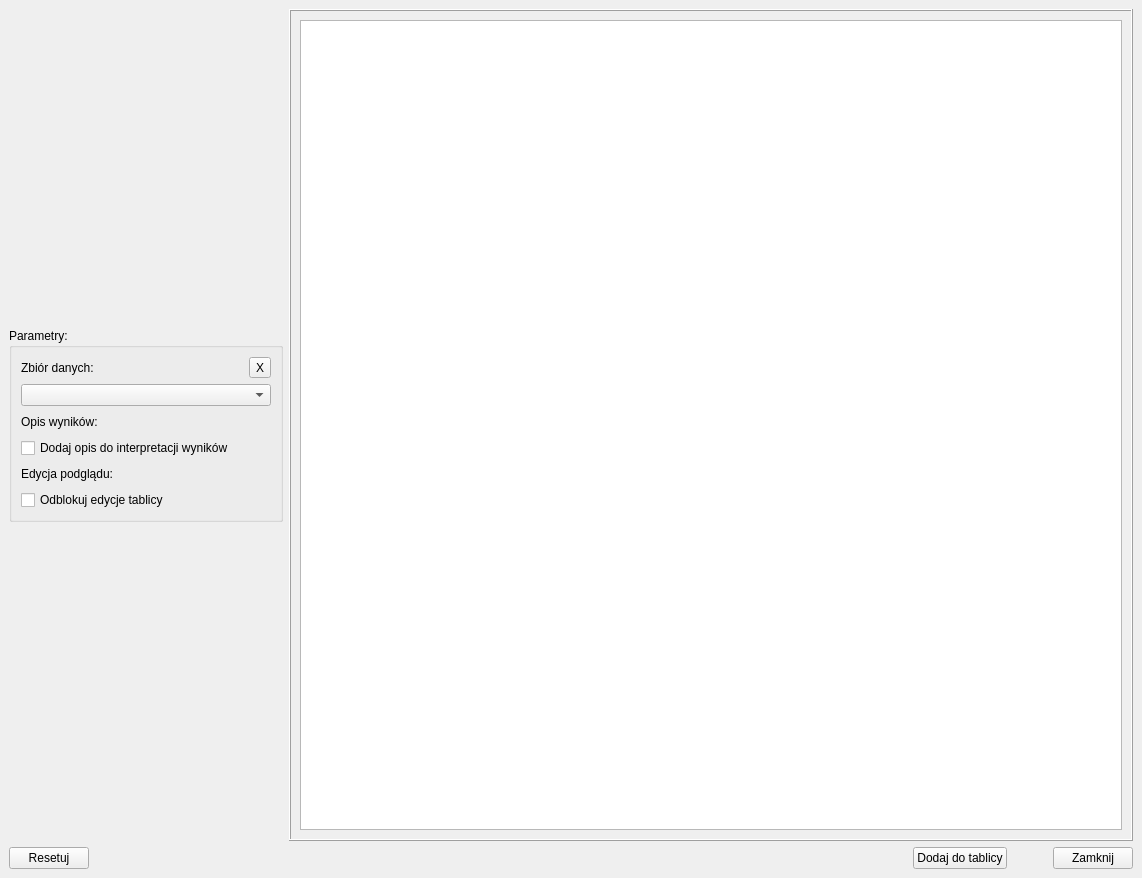
<?xml version="1.0" encoding="UTF-8"?>
<ui version="4.0">
 <class>MainWindow_Test_Lillieforsa</class>
 <widget class="QMainWindow" name="MainWindow_Test_Lillieforsa">
  <property name="windowModality">
   <enum>Qt::ApplicationModal</enum>
  </property>
  <property name="geometry">
   <rect>
    <x>0</x>
    <y>0</y>
    <width>1142</width>
    <height>878</height>
   </rect>
  </property>
  <property name="windowTitle">
   <string>Test Lillieforsa</string>
  </property>
  <widget class="QWidget" name="centralwidget">
   <layout class="QVBoxLayout" name="verticalLayout_12">
    <item>
     <layout class="QHBoxLayout" name="horizontalLayout_2">
      <item>
       <layout class="QHBoxLayout" name="horizontalLayout">
        <item>
         <layout class="QVBoxLayout" name="verticalLayout_2">
          <item>
           <spacer name="verticalSpacer_2">
            <property name="orientation">
             <enum>Qt::Vertical</enum>
            </property>
            <property name="sizeHint" stdset="0">
             <size>
              <width>20</width>
              <height>40</height>
             </size>
            </property>
           </spacer>
          </item>
          <item>
           <widget class="QGroupBox" name="groupBox">
            <property name="sizePolicy">
             <sizepolicy hsizetype="Fixed" vsizetype="Fixed">
              <horstretch>0</horstretch>
              <verstretch>0</verstretch>
             </sizepolicy>
            </property>
            <property name="title">
             <string>Parametry:</string>
            </property>
            <layout class="QVBoxLayout" name="verticalLayout_13">
             <item>
              <layout class="QVBoxLayout" name="verticalLayout_3">
               <item>
                <layout class="QHBoxLayout" name="horizontalLayout_3">
                 <item>
                  <widget class="QLabel" name="label">
                   <property name="text">
                    <string>Zbiór danych:</string>
                   </property>
                  </widget>
                 </item>
                 <item>
                  <spacer name="horizontalSpacer">
                   <property name="orientation">
                    <enum>Qt::Horizontal</enum>
                   </property>
                   <property name="sizeHint" stdset="0">
                    <size>
                     <width>40</width>
                     <height>20</height>
                    </size>
                   </property>
                  </spacer>
                 </item>
                 <item>
                  <widget class="QToolButton" name="toolButton_Data_Column">
                   <property name="text">
                    <string>X</string>
                   </property>
                  </widget>
                 </item>
                </layout>
               </item>
               <item>
                <widget class="QComboBox" name="comboBox_Data_Column">
                 <property name="minimumSize">
                  <size>
                   <width>250</width>
                   <height>0</height>
                  </size>
                 </property>
                 <property name="placeholderText">
                  <string>Wybierz kolumne danych...</string>
                 </property>
                </widget>
               </item>
              </layout>
             </item>
             <item>
              <layout class="QVBoxLayout" name="verticalLayout_4">
               <item>
                <layout class="QHBoxLayout" name="horizontalLayout_5">
                 <item>
                  <widget class="QLabel" name="label_3">
                   <property name="text">
                    <string>Opis wyników:</string>
                   </property>
                  </widget>
                 </item>
                 <item>
                  <spacer name="horizontalSpacer_5">
                   <property name="orientation">
                    <enum>Qt::Horizontal</enum>
                   </property>
                   <property name="sizeHint" stdset="0">
                    <size>
                     <width>40</width>
                     <height>20</height>
                    </size>
                   </property>
                  </spacer>
                 </item>
                </layout>
               </item>
               <item>
                <widget class="QCheckBox" name="checkBox_Description_Of_Results">
                 <property name="text">
                  <string>Dodaj opis do interpretacji wyników</string>
                 </property>
                </widget>
               </item>
              </layout>
             </item>
             <item>
              <layout class="QVBoxLayout" name="verticalLayout_16">
               <item>
                <layout class="QHBoxLayout" name="horizontalLayout_15">
                 <item>
                  <widget class="QLabel" name="label_12">
                   <property name="text">
                    <string>Edycja podglądu:</string>
                   </property>
                  </widget>
                 </item>
                 <item>
                  <spacer name="horizontalSpacer_14">
                   <property name="orientation">
                    <enum>Qt::Horizontal</enum>
                   </property>
                   <property name="sizeHint" stdset="0">
                    <size>
                     <width>40</width>
                     <height>20</height>
                    </size>
                   </property>
                  </spacer>
                 </item>
                </layout>
               </item>
               <item>
                <widget class="QCheckBox" name="checkBox_Board_Is_Enabled">
                 <property name="text">
                  <string>Odblokuj edycje tablicy</string>
                 </property>
                 <property name="checked">
                  <bool>false</bool>
                 </property>
                </widget>
               </item>
              </layout>
             </item>
            </layout>
           </widget>
          </item>
          <item>
           <spacer name="verticalSpacer">
            <property name="orientation">
             <enum>Qt::Vertical</enum>
            </property>
            <property name="sizeHint" stdset="0">
             <size>
              <width>20</width>
              <height>40</height>
             </size>
            </property>
           </spacer>
          </item>
         </layout>
        </item>
       </layout>
      </item>
      <item>
       <widget class="QFrame" name="frame">
        <property name="frameShape">
         <enum>QFrame::Box</enum>
        </property>
        <property name="frameShadow">
         <enum>QFrame::Raised</enum>
        </property>
        <layout class="QVBoxLayout" name="verticalLayout_14">
         <item>
          <widget class="QTextEdit" name="textEdit_Preview_Board">
           <property name="enabled">
            <bool>true</bool>
           </property>
           <property name="sizePolicy">
            <sizepolicy hsizetype="Expanding" vsizetype="Expanding">
             <horstretch>0</horstretch>
             <verstretch>0</verstretch>
            </sizepolicy>
           </property>
           <property name="font">
            <font>
             <pointsize>14</pointsize>
            </font>
           </property>
           <property name="readOnly">
            <bool>true</bool>
           </property>
           <property name="html">
            <string>&lt;!DOCTYPE HTML PUBLIC &quot;-//W3C//DTD HTML 4.0//EN&quot; &quot;http://www.w3.org/TR/REC-html40/strict.dtd&quot;&gt;
&lt;html&gt;&lt;head&gt;&lt;meta name=&quot;qrichtext&quot; content=&quot;1&quot; /&gt;&lt;meta charset=&quot;utf-8&quot; /&gt;&lt;style type=&quot;text/css&quot;&gt;
p, li { white-space: pre-wrap; }
hr { height: 1px; border-width: 0; }
li.unchecked::marker { content: &quot;\2610&quot;; }
li.checked::marker { content: &quot;\2612&quot;; }
&lt;/style&gt;&lt;/head&gt;&lt;body style=&quot; font-family:'Segoe UI'; font-size:14pt; font-weight:400; font-style:normal;&quot;&gt;
&lt;p style=&quot;-qt-paragraph-type:empty; margin-top:0px; margin-bottom:0px; margin-left:0px; margin-right:0px; -qt-block-indent:0; text-indent:0px;&quot;&gt;&lt;br /&gt;&lt;/p&gt;&lt;/body&gt;&lt;/html&gt;</string>
           </property>
          </widget>
         </item>
        </layout>
       </widget>
      </item>
     </layout>
    </item>
    <item>
     <layout class="QHBoxLayout" name="horizontalLayout_11">
      <item>
       <widget class="QPushButton" name="pushButton_Reset_Options">
        <property name="text">
         <string>Resetuj</string>
        </property>
       </widget>
      </item>
      <item>
       <spacer name="horizontalSpacer_2">
        <property name="orientation">
         <enum>Qt::Horizontal</enum>
        </property>
        <property name="sizeHint" stdset="0">
         <size>
          <width>40</width>
          <height>20</height>
         </size>
        </property>
       </spacer>
      </item>
      <item>
       <widget class="QPushButton" name="pushButton_Add_To_Board">
        <property name="text">
         <string>Dodaj do tablicy</string>
        </property>
       </widget>
      </item>
      <item>
       <spacer name="horizontalSpacer_3">
        <property name="orientation">
         <enum>Qt::Horizontal</enum>
        </property>
        <property name="sizeType">
         <enum>QSizePolicy::Fixed</enum>
        </property>
        <property name="sizeHint" stdset="0">
         <size>
          <width>40</width>
          <height>20</height>
         </size>
        </property>
       </spacer>
      </item>
      <item>
       <widget class="QPushButton" name="pushButton_Close">
        <property name="text">
         <string>Zamknij</string>
        </property>
       </widget>
      </item>
     </layout>
    </item>
   </layout>
  </widget>
 </widget>
 <resources/>
 <connections>
  <connection>
   <sender>toolButton_Data_Column</sender>
   <signal>clicked()</signal>
   <receiver>comboBox_Data_Column</receiver>
   <slot>clearEditText()</slot>
   <hints>
    <hint type="sourcelabel">
     <x>335</x>
     <y>79</y>
    </hint>
    <hint type="destinationlabel">
     <x>184</x>
     <y>108</y>
    </hint>
   </hints>
  </connection>
  <connection>
   <sender>pushButton_Close</sender>
   <signal>clicked()</signal>
   <receiver>MainWindow_Test_Lillieforsa</receiver>
   <slot>close()</slot>
   <hints>
    <hint type="sourcelabel">
     <x>1094</x>
     <y>782</y>
    </hint>
    <hint type="destinationlabel">
     <x>570</x>
     <y>402</y>
    </hint>
   </hints>
  </connection>
  <connection>
   <sender>checkBox_Board_Is_Enabled</sender>
   <signal>clicked(bool)</signal>
   <receiver>textEdit_Preview_Board</receiver>
   <slot>setDisabled(bool)</slot>
   <hints>
    <hint type="sourcelabel">
     <x>147</x>
     <y>475</y>
    </hint>
    <hint type="destinationlabel">
     <x>711</x>
     <y>422</y>
    </hint>
   </hints>
  </connection>
 </connections>
</ui>
